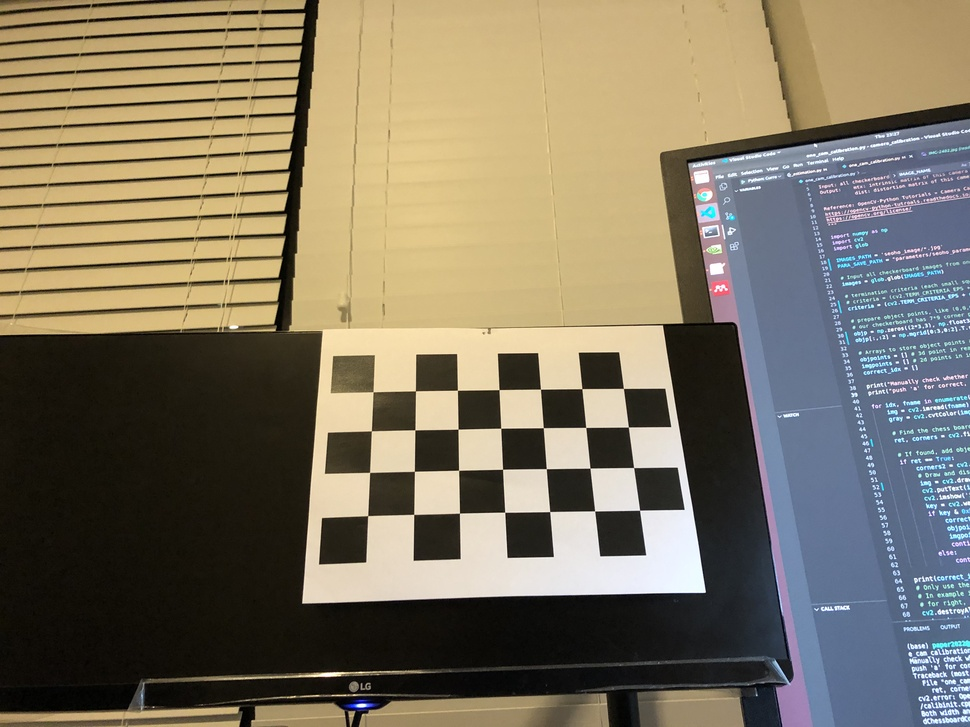
#> input picture seoho_image/IMG-2492.jpg, 970 x 727 px, shrunk from 4032 x 3024 before the run
$ python pose_estimation.py
#> lines starting #> are read from the running program, lines starting #| are printed output that depends on the picture; long printed decimals are rounded
# -*- coding: utf-8 -*-
"""
Camera pose estimation according to one checkerboard
(We can get pose of two cameras according to the same checkerboard
then get the relative pose between two cameras)
Note: make sure that the origins in the two images are the same point in real world

Input: all checkerboard images from one camera
Output:    rvecs: rotation vector
           tvecs: translation vector

Reference:
    https://github.com/njanirudh/Aruco_Tracker
    OpenCV-Python Tutorials » Camera Calibration and 3D Reconstruction
    https://opencv.org/license/
"""

import numpy as np
import cv2
import math


IMAGE_NAME = 'seoho_image/IMG-2492.jpg'
PARA_SAVE_PATH = "parameters/seoho_parameters_4_7.yaml"

# File storage in OpenCV
cv_file = cv2.FileStorage(PARA_SAVE_PATH, cv2.FILE_STORAGE_READ)

# Note : we also have to specify the type
# to retrieve otherwise we only get a 'None'
# FileNode object back instead of a matrix
mtx = cv_file.getNode("camera_matrix").mat()
dist = cv_file.getNode("dist_coeff").mat()

cv_file.release()

def rot_mat_to_euler_angle(R):
    sy = math.sqrt(R[0,0] * R[0,0] + R[1,0]*R[1,0])
    singular = sy < 1e-6
    if not singular:
        x = math.atan2(R[2,1], R[2,2])
        y = math.atan2(-R[2,0], sy)
        z = math.atan2(R[1,0], R[0,0])
    else:
        x = math.atan2(-R[1,2], R[1,1])
        y = math.atan2(-R[2,0], sy)
        z = 0
    return np.array([x,y,z])

def get_body_heading(rvec):
    R, _ = cv2.Rodrigues(rvec)
    euler = rot_mat_to_euler_angle(R)
    print("euler", euler)
    gamma = euler[2] + np.pi/2
    return gamma

# Function to draw the axis
def draw(img, corners, imgpts):
    corner = tuple(np.asarray(corners[0].ravel(),dtype=np.int32))
    imgpts = np.asarray(imgpts, dtype=np.int32)
    img = cv2.line(img, corner, tuple(imgpts[0].ravel()), (255, 0, 0), 5)
    img = cv2.line(img, corner, tuple(imgpts[1].ravel()), (0, 255, 0), 5)
    img = cv2.line(img, corner, tuple(imgpts[2].ravel()), (0, 0, 255), 5)
    return img

# termination criteria (each small sqare in our checkerboard is 20mm x 20mm)
criteria = (cv2.TERM_CRITERIA_EPS + cv2.TERM_CRITERIA_MAX_ITER, 32, 0.001)

objp = np.zeros((4*7,3), np.float32)
objp[:,:2] = np.mgrid[0:7,0:4].T.reshape(-1,2)

axis = np.float32([[3,0,0], [0,3,0], [0,0,-3]]).reshape(-1,3)

img = cv2.imread(IMAGE_NAME)
#> img is the input picture: shape (727, 970, 3); mean B, G, R 98.5, 117.6, 126.5
gray = cv2.cvtColor(img,cv2.COLOR_BGR2GRAY)
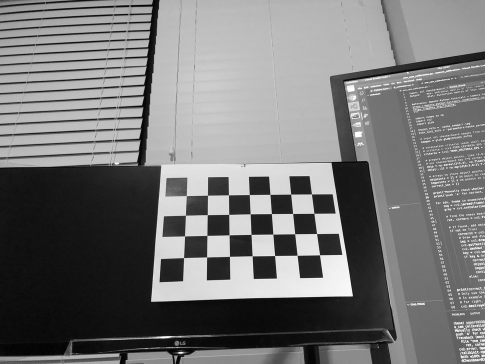
#> gray: shape (727, 970) (shown at 1/2 size); min 0, max 255, mean 118.1
ret, corners = cv2.findChessboardCorners(gray, (7,4),None)
#> ret = True; corners = 28 rows, first 8: [373.1, 391.8], [415.5, 390.9], [457.4, 390.2], [499.1, 389.6], [540.5, 389.2], [581.8, 388.6], [623.4, 388.4], [371.4, 430.8]

if ret == True:
    corners2 = cv2.cornerSubPix(gray,corners,(11,11),(-1,-1),criteria)
#> corners2 = 28 rows, first 8: [373.1, 391.8], [415.5, 390.8], [457.4, 390.3], [499, 389.6], [540.4, 389.2], [581.8, 388.6], [623.4, 388.4], [371.4, 430.8]
    if np.linalg.norm(corners2[0,0,:]) > np.linalg.norm(corners2[4*7-1,0,:]):
        corners2 = corners2[::-1,:,:]
    # Find the rotation and translation vectors.
    _,rvecs, tvecs, inliers = cv2.solvePnPRansac(objp, corners2, mtx, dist)
#> rvecs = [-0.163, -0.0075, -0.101]; tvecs = [-40.36, -26.58, 82.42]; inliers = [5, 6, 11, 17, 22, 23]
    # project 3D points to image plane
    imgpts, jac = cv2.projectPoints(axis, rvecs, tvecs, mtx, dist)
#> imgpts = [[492.9, 390.6], [367.9, 513.8], [264, 310.5]]

    img = draw(img,corners2,imgpts)
#> in draw, `corner = tuple(np.asarray(corners[0].ravel(),dtype=np.int32))`: corner = (373, 391)
#> in draw, `imgpts = np.asarray(imgpts, dtype=np.int32)`: imgpts = [[492, 390], [367, 513], [263, 310]]
#> in draw, `img = cv2.line(img, corner, tuple(imgpts[2].ravel()), (0, 0, 255), 5)`:
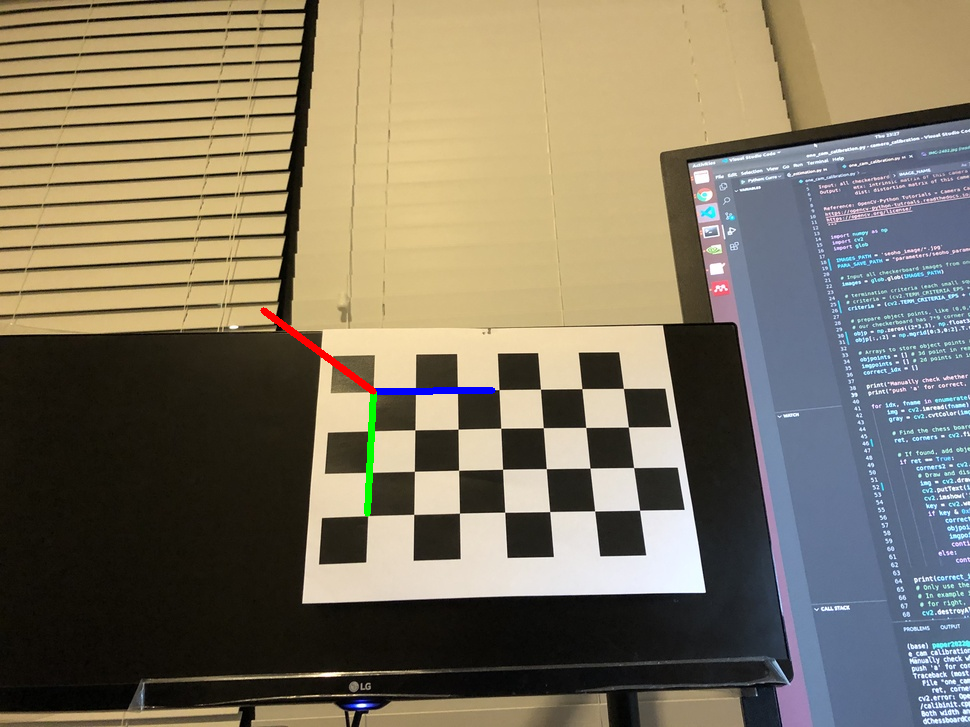
#> img: shape (727, 970, 3); mean B, G, R 98.4, 117.5, 126.3
    cv2.imshow('img',img)
    k = cv2.waitKey(1000)
#> (key Esc is pressed here)

cv2.destroyAllWindows()
print("rvecs")
print(str(rvecs))
#| [[-0.163 ]
#|  [-0.007496 ]
#|  [-0.1008]]
print(get_body_heading(rvecs))
#> in get_body_heading, `R, _ = cv2.Rodrigues(rvec)`: R = [[0.995, 0.101, 0.000741], [-0.0996, 0.982, 0.162], [0.0156, -0.162, 0.987]]
#> in rot_mat_to_euler_angle, `sy = math.sqrt(R[0,0] * R[0,0] + R[1,0]*R[1,0])`: sy = 1
#> in rot_mat_to_euler_angle, `singular = sy < 1e-6`: singular = False
#> in rot_mat_to_euler_angle, `x = math.atan2(R[2,1], R[2,2])`: x = -0.162
#> in rot_mat_to_euler_angle, `y = math.atan2(-R[2,0], sy)`: y = -0.0156
#> in rot_mat_to_euler_angle, `z = math.atan2(R[1,0], R[0,0])`: z = -0.0997
#> in get_body_heading, `euler = rot_mat_to_euler_angle(R)`: euler = [-0.162, -0.0156, -0.0997]
#| euler [-0.1624 -0.01564 -0.09974]
#> in get_body_heading, `gamma = euler[2] + np.pi/2`: gamma = 1.47
#| 1.471

print("tvecs")
print(str(tvecs))
#| [[-40.361]
#|  [-26.581]
#|  [ 82.425]]

$ run again, with seoho_image/IMG-2488.jpg copied over seoho_image/IMG-2492.jpg
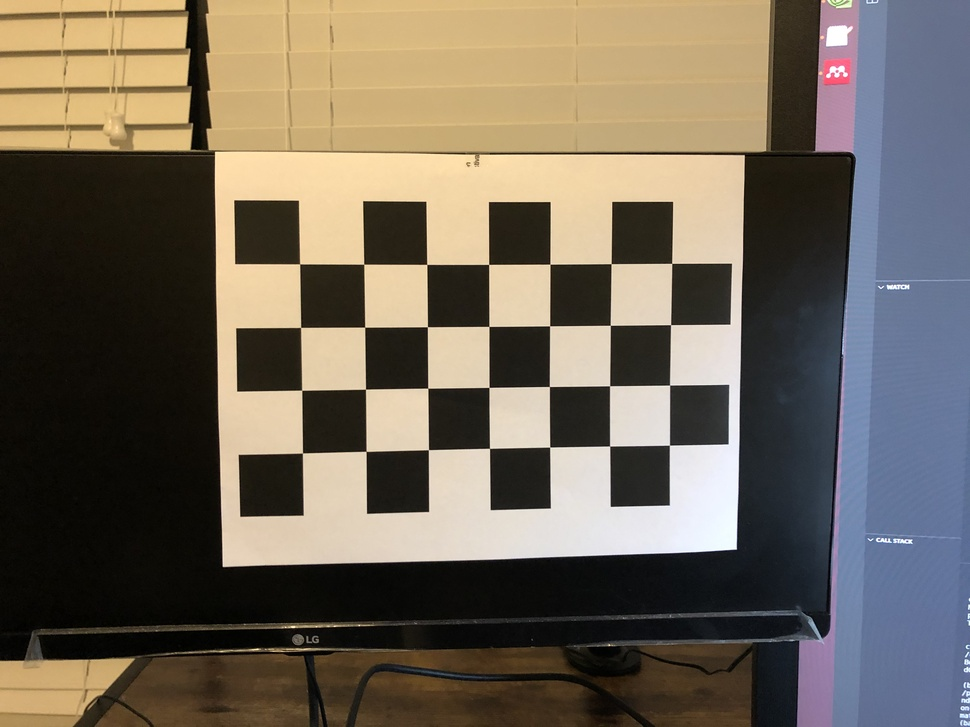
#> input picture seoho_image/IMG-2488.jpg, 970 x 727 px, shrunk from 4032 x 3024 before the run
#> img is the input picture: shape (727, 970, 3); mean B, G, R 89.9, 103, 112.2
#> `gray = cv2.cvtColor(img,cv2.COLOR_BGR2GRAY)`:
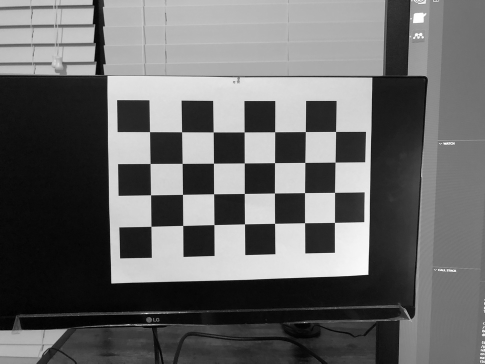
#> gray: shape (727, 970) (shown at 1/2 size); min 0, max 255, mean 104.2
#> ret = True; corners = 28 rows, first 8: [299.7, 263.9], [363.8, 264.2], [426.8, 264.4], [488.6, 264.4], [549.9, 264.2], [611, 263.7], [671.7, 263.4], [300.6, 327.4]
#> corners2 = 28 rows, first 8: [299.6, 263.9], [363.7, 264.2], [426.7, 264.4], [488.7, 264.4], [549.9, 264.2], [611.1, 263.7], [671.7, 263.4], [300.6, 327.4]
#> rvecs = [-0.162, 0.208, -0.00767]; tvecs = [-27.68, -19.7, 55.51]; inliers = 28 values from 0 to 27
#> `imgpts, jac = cv2.projectPoints(axis, rvecs, tvecs, mtx, dist)`: imgpts = [[490.2, 266.2], [302.9, 451], [75.73, 100.9]]
#> corner = (299, 263)
#> in draw, `imgpts = np.asarray(imgpts, dtype=np.int32)`: imgpts = [[490, 266], [302, 451], [75, 100]]
#> in draw, `img = cv2.line(img, corner, tuple(imgpts[2].ravel()), (0, 0, 255), 5)`:
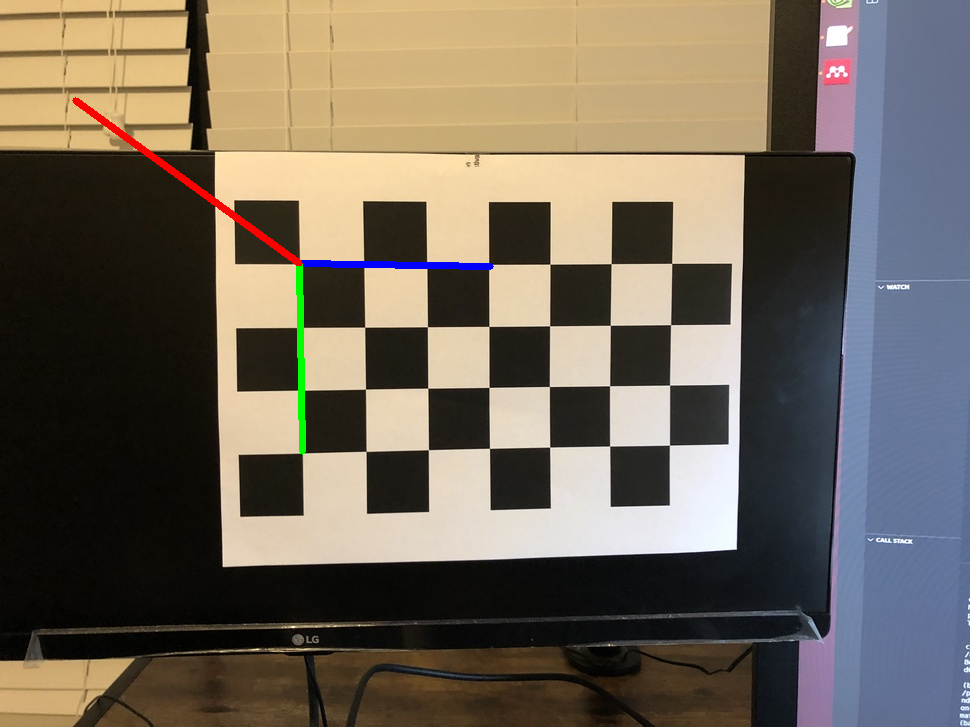
#> img: shape (727, 970, 3); mean B, G, R 89.8, 102.7, 112
#| [[-0.1623]
#|  [ 0.2078]
#|  [-0.007673]]
#> R = [[0.978, -0.00918, 0.206], [-0.0243, 0.987, 0.16], [-0.205, -0.161, 0.965]]
#> sy = 0.979
#> singular = False
#> x = -0.165
#> y = 0.206
#> z = -0.0249
#> euler = [-0.165, 0.206, -0.0249]
#| euler [-0.1654  0.2063 -0.02488]
#> gamma = 1.55
#| 1.546
#| [[-27.684]
#|  [-19.702]
#|  [ 55.514]]

$ run again, with seoho_image/IMG-2489.jpg copied over seoho_image/IMG-2492.jpg
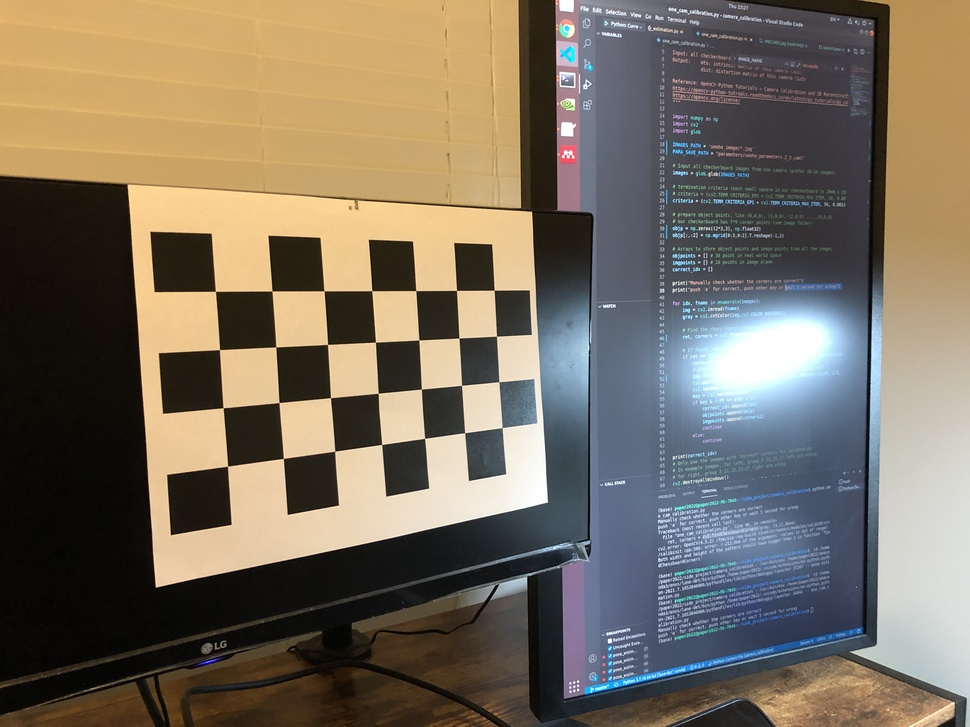
#> input picture seoho_image/IMG-2489.jpg, 970 x 727 px, shrunk from 4032 x 3024 before the run
#> img is the input picture: shape (727, 970, 3); mean B, G, R 95.9, 110.6, 120.4
#> `gray = cv2.cvtColor(img,cv2.COLOR_BGR2GRAY)`:
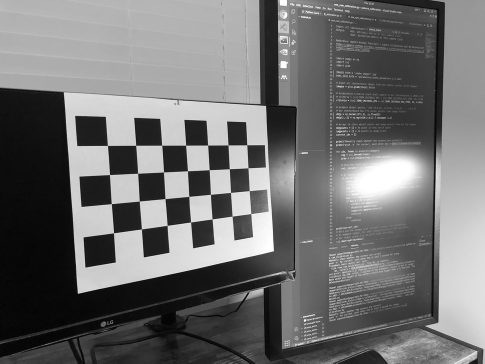
#> gray: shape (727, 970) (shown at 1/2 size); min 0, max 255, mean 111.8
#> ret = True; corners = 28 rows, first 8: [215.4, 291.3], [272, 291], [324, 290.8], [371.8, 290.7], [415.8, 290.6], [456.5, 290.4], [494.2, 290.2], [219.5, 349.6]
#> corners2 = 28 rows, first 8: [215.4, 291.4], [272, 291], [324, 290.8], [371.8, 290.7], [415.8, 290.6], [456.5, 290.4], [494.1, 290.2], [219.5, 349.7]
#> rvecs = [0.699, -1.18, -0.0866]; tvecs = [-35.41, -23.52, 68.4]; inliers = 20 values from 0 to 27
#> `imgpts, jac = cv2.projectPoints(axis, rvecs, tvecs, mtx, dist)`: imgpts = [[367.7, 291.7], [243.1, 451.9], [373, 376.4]]
#> corner = (215, 291)
#> in draw, `imgpts = np.asarray(imgpts, dtype=np.int32)`: imgpts = [[367, 291], [243, 451], [373, 376]]
#> in draw, `img = cv2.line(img, corner, tuple(imgpts[2].ravel()), (0, 0, 255), 5)`:
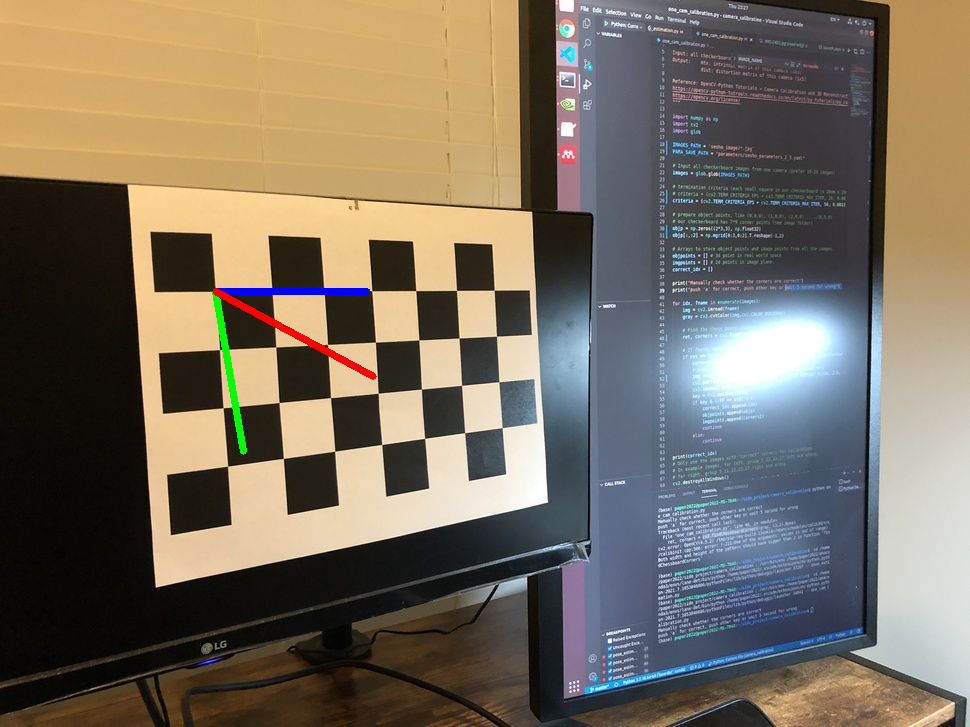
#> img: shape (727, 970, 3); mean B, G, R 95.8, 110.4, 120.1
#| [[ 0.6986]
#|  [-1.175]
#|  [-0.08664]]
#> R = [[0.408, -0.288, -0.866], [-0.412, 0.789, -0.456], [0.815, 0.543, 0.203]]
#> sy = 0.58
#> singular = False
#> x = 1.21
#> y = -0.952
#> z = -0.791
#> euler = [1.21, -0.952, -0.791]
#| euler [ 1.214 -0.9524 -0.791]
#> gamma = 0.78
#| 0.7798
#| [[-35.409]
#|  [-23.521]
#|  [ 68.403]]
